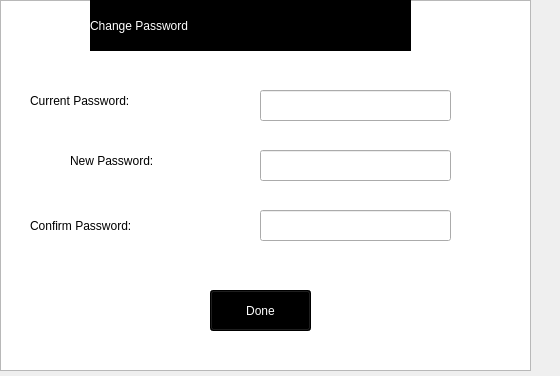
<?xml version="1.0" encoding="UTF-8"?>
<ui version="4.0">
 <class>Change_Password_Form</class>
 <widget class="QWidget" name="Change_Password_Form">
  <property name="geometry">
   <rect>
    <x>0</x>
    <y>0</y>
    <width>560</width>
    <height>376</height>
   </rect>
  </property>
  <property name="windowTitle">
   <string>Change Password</string>
  </property>
  <widget class="QGraphicsView" name="graphicsView">
   <property name="geometry">
    <rect>
     <x>0</x>
     <y>0</y>
     <width>531</width>
     <height>371</height>
    </rect>
   </property>
   <property name="styleSheet">
    <string notr="true">background: url(G:/Final1/Image_Password.jpg) ;
background-repeat: no-repeat;</string>
   </property>
  </widget>
  <widget class="QLabel" name="Name_Label_2">
   <property name="geometry">
    <rect>
     <x>30</x>
     <y>90</y>
     <width>201</width>
     <height>21</height>
    </rect>
   </property>
   <property name="styleSheet">
    <string notr="true">font: 12pt &quot;Ravie&quot;;</string>
   </property>
   <property name="text">
    <string>Current Password:</string>
   </property>
  </widget>
  <widget class="QLineEdit" name="New">
   <property name="geometry">
    <rect>
     <x>260</x>
     <y>150</y>
     <width>191</width>
     <height>31</height>
    </rect>
   </property>
   <property name="styleSheet">
    <string notr="true">font: 75 12pt &quot;Kristen ITC&quot;;</string>
   </property>
  </widget>
  <widget class="QPushButton" name="Submit">
   <property name="geometry">
    <rect>
     <x>210</x>
     <y>290</y>
     <width>101</width>
     <height>41</height>
    </rect>
   </property>
   <property name="styleSheet">
    <string notr="true">background-color:rgb(0,0,0);
font: 20pt &quot;Bauhaus 93&quot;;
color: rgb(255, 255, 255);</string>
   </property>
   <property name="text">
    <string>Done</string>
   </property>
  </widget>
  <widget class="QLineEdit" name="Current">
   <property name="geometry">
    <rect>
     <x>260</x>
     <y>90</y>
     <width>191</width>
     <height>31</height>
    </rect>
   </property>
   <property name="styleSheet">
    <string notr="true">font: 75 12pt &quot;Kristen ITC&quot;;</string>
   </property>
   <property name="text">
    <string/>
   </property>
  </widget>
  <widget class="QLabel" name="Title">
   <property name="geometry">
    <rect>
     <x>90</x>
     <y>0</y>
     <width>321</width>
     <height>51</height>
    </rect>
   </property>
   <property name="styleSheet">
    <string notr="true">font:28pt &quot;Matura MT Script Capitals&quot;;
background-color:black;
color:white;</string>
   </property>
   <property name="text">
    <string>Change Password</string>
   </property>
  </widget>
  <widget class="QLabel" name="Name_Label">
   <property name="geometry">
    <rect>
     <x>70</x>
     <y>150</y>
     <width>171</width>
     <height>21</height>
    </rect>
   </property>
   <property name="styleSheet">
    <string notr="true">font: 12pt &quot;Ravie&quot;;</string>
   </property>
   <property name="text">
    <string>New Password:</string>
   </property>
  </widget>
  <widget class="QLineEdit" name="Confirm">
   <property name="geometry">
    <rect>
     <x>260</x>
     <y>210</y>
     <width>191</width>
     <height>31</height>
    </rect>
   </property>
   <property name="styleSheet">
    <string notr="true">font: 75 12pt &quot;Kristen ITC&quot;;</string>
   </property>
  </widget>
  <widget class="QLabel" name="Price_Label">
   <property name="geometry">
    <rect>
     <x>30</x>
     <y>210</y>
     <width>201</width>
     <height>31</height>
    </rect>
   </property>
   <property name="styleSheet">
    <string notr="true">font: 12pt &quot;Ravie&quot;;</string>
   </property>
   <property name="text">
    <string>Confirm Password:</string>
   </property>
  </widget>
 </widget>
 <resources/>
 <connections/>
</ui>
